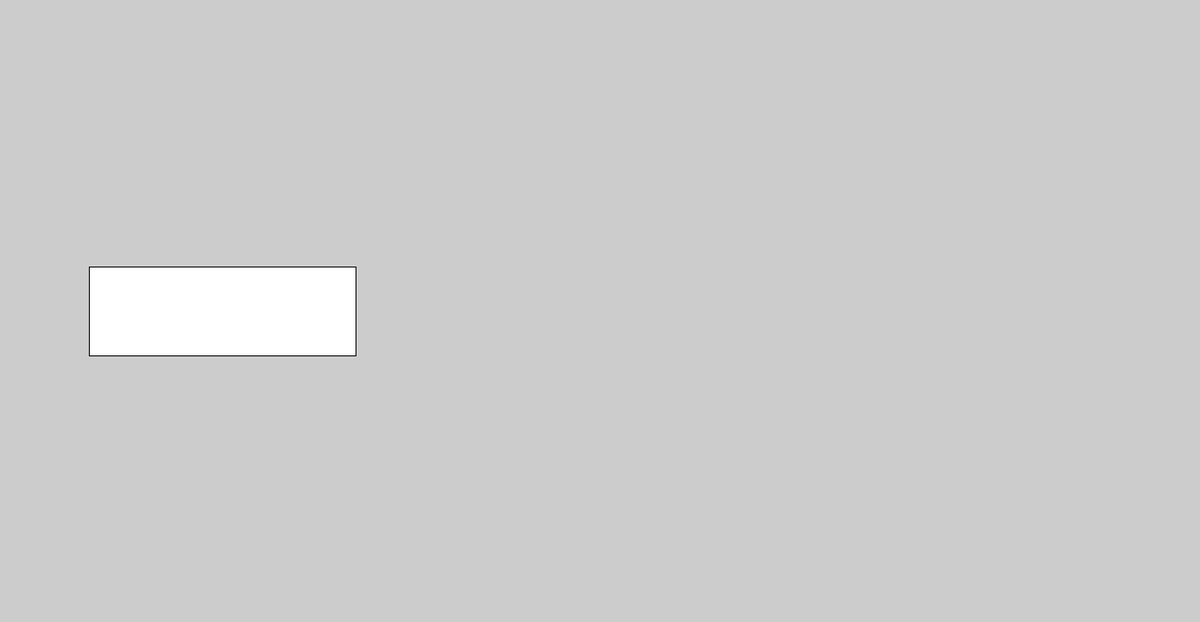
Frame 1 (no input)
Frame 60 (the mouse pressed at the canvas centre just before this capture): identical to frame 1, image omitted
Frame 120 (the mouse held since frame 60 and released just before this capture): identical to frame 1, image omitted

The Processing sketch that drew this single still picture (run headless with seeded random() and noise(); from frame 60 on, the mouse is pressed at the canvas centre):

// Processing sketch: Select
// ── Select.pde
//Select

void setup(){
  size(1350,700);

}

void draw(){
  
 selectscreen();
}

void selectscreen(){
 button(#FFFFFF, 100, 300, 400, 400, 0);

}

void button(color basecolour, float corner1x,float corner1y,float corner2x,float corner2y,color whenhovered){
  fill(basecolour);
  if(mousePressed && corner1x<mouseX && mouseX<corner2x && corner1y<mouseY && mouseY<corner2y){
    Dice();
  }
  rectMode(CORNERS);
  rect(corner1x,corner1y,corner2x,corner2y);
}





void Dice() {
  rectMode(CORNER);
  int dice1 = int(random(5));
  int dice2 = int(random(5));

  rect(1220, 570, 120, 120);
  rect(1080, 570, 120, 120);

  if (dice1 == 0) {
    dice1 = 1;
    fill(0);
    rect(1130, 620, 20, 20);
  } else if (dice1 == 1) {
    dice1 = 2;
    fill(0);
    rect(1090, 580, 20, 20);
    rect(1170, 660, 20, 20);
  } else if (dice1 == 2) {
    dice1 = 3;
    fill(0);
    rect(1090, 580, 20, 20);
    rect(1130, 620, 20, 20);
    rect(1170, 660, 20, 20);
  } else if (dice1 == 3) {
    dice1 = 4;
    fill(0);
    rect(1090, 580, 20, 20);
    rect(1170, 580, 20, 20);
    rect(1170, 660, 20, 20);
    rect(1090, 660, 20, 20);
  } else if (dice1 == 4) {
    dice1 = 5;
    fill(0);
    rect(1090, 580, 20, 20);
    rect(1170, 580, 20, 20);
    rect(1170, 660, 20, 20);
    rect(1090, 660, 20, 20);
    rect(1130, 620, 20, 20);
  } else if (dice1 == 5) {
    dice1 = 6;
    fill(0);
    rect(1090, 580, 20, 20);
    rect(1170, 580, 20, 20);
    rect(1170, 660, 20, 20);
    rect(1090, 660, 20, 20);
    rect(1090, 620, 20, 20);
    rect(1170, 620, 20, 20);
  }

  if (dice2 == 0) {
    dice2 = 1;
    fill(0);
    rect(1270, 620, 20, 20);
  } else if (dice2 == 1) {
    dice2 = 2;
    fill(0);
    rect(1230, 580, 20, 20);
    rect(1310, 660, 20, 20);
  } else if (dice2 == 2) {
    dice2 = 3;
    rect(1230, 580, 20, 20);
    rect(1310, 660, 20, 20);
    rect(1270, 620, 20, 20);
  } else if (dice2 == 3) {
    dice2 = 4;
    fill(0);
    rect(1230, 580, 20, 20);
    rect(1310, 660, 20, 20);
    rect(1230, 660, 20, 20);
    rect(1310, 580, 20, 20);
  } else if (dice2 == 4) {
    dice2 = 5;
    fill(0);
    rect(1230, 580, 20, 20);
    rect(1310, 660, 20, 20);
    rect(1230, 660, 20, 20);
    rect(1310, 580, 20, 20);
    rect(1270, 620, 20, 20);
  } else if (dice2 == 5) {
    dice2 = 6;
    fill(0);
    rect(1230, 580, 20, 20);
    rect(1310, 660, 20, 20);
    rect(1230, 660, 20, 20);
    rect(1310, 580, 20, 20);
    rect(1230, 620, 20, 20);
    rect(1310, 620, 20, 20);
  }
  
  fill(255);
  text("You moved " + (dice1 + dice2) + " spaces", 200, 200);
}
